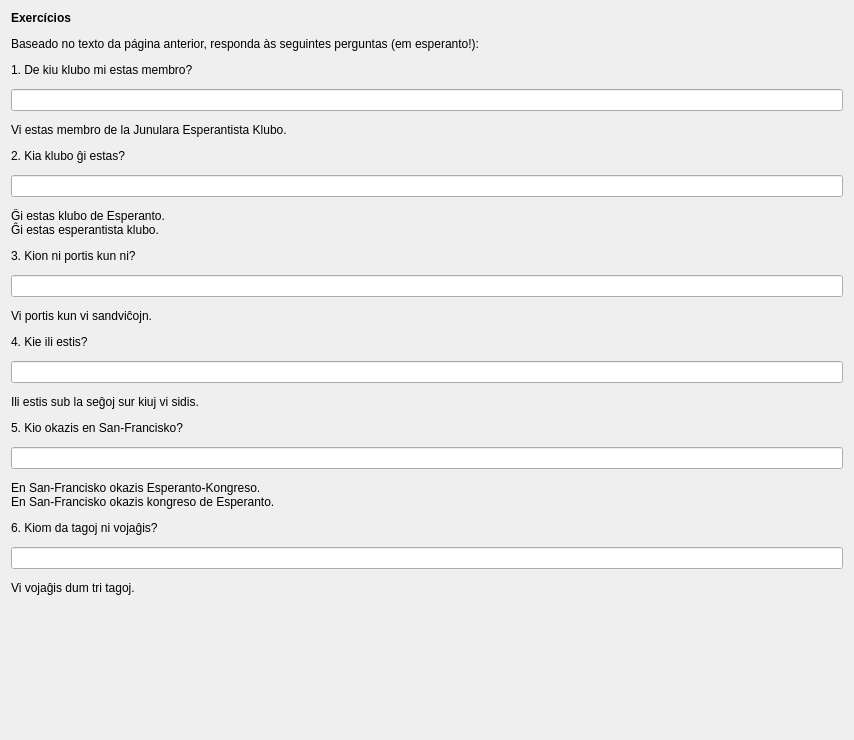
         <widget class="QWidget" name="scrollAreaWidgetContents_3">
          <property name="geometry">
           <rect>
            <x>0</x>
            <y>0</y>
            <width>854</width>
            <height>740</height>
           </rect>
          </property>
          <layout class="QVBoxLayout" name="verticalLayout_3">
           <property name="spacing">
            <number>12</number>
           </property>
           <item>
            <widget class="titolo" name="Lec07_Label4">
             <property name="sizePolicy">
              <sizepolicy hsizetype="Preferred" vsizetype="Maximum">
               <horstretch>0</horstretch>
               <verstretch>0</verstretch>
              </sizepolicy>
             </property>
             <property name="font">
              <font>
               <weight>75</weight>
               <bold>true</bold>
              </font>
             </property>
             <property name="text">
              <string>Exercícios</string>
             </property>
             <property name="wordWrap">
              <bool>true</bool>
             </property>
            </widget>
           </item>
           <item>
            <widget class="QLabel" name="Lec07_Label566">
             <property name="text">
              <string>Baseado no texto da página anterior, responda às seguintes perguntas (em esperanto!):</string>
             </property>
             <property name="wordWrap">
              <bool>true</bool>
             </property>
            </widget>
           </item>
           <item>
            <layout class="QVBoxLayout" name="verticalLayout_229">
             <item>
              <widget class="QLabel" name="Label385_4">
               <property name="text">
                <string>1. De kiu klubo mi estas membro?</string>
               </property>
               <property name="alignment">
                <set>Qt::AlignBottom|Qt::AlignLeading|Qt::AlignLeft</set>
               </property>
               <property name="wordWrap">
                <bool>true</bool>
               </property>
               <property name="buddy">
                <cstring>lineEdit_63</cstring>
               </property>
               <property name="lingvo" stdset="0">
                <string>eo</string>
               </property>
              </widget>
             </item>
             <item>
              <widget class="cx_edit" name="lineEdit_63">
               <property name="sizePolicy">
                <sizepolicy hsizetype="Preferred" vsizetype="Preferred">
                 <horstretch>0</horstretch>
                 <verstretch>0</verstretch>
                </sizepolicy>
               </property>
               <property name="maximumSize">
                <size>
                 <width>16777215</width>
                 <height>16777215</height>
                </size>
               </property>
              </widget>
             </item>
             <item>
              <widget class="korekta" name="label">
               <property name="text">
                <string>Vi estas membro de la Junulara Esperantista Klubo.</string>
               </property>
              </widget>
             </item>
            </layout>
           </item>
           <item>
            <layout class="QVBoxLayout" name="verticalLayout_230">
             <item>
              <widget class="QLabel" name="Label386_4">
               <property name="text">
                <string>2. Kia klubo ĝi estas?</string>
               </property>
               <property name="alignment">
                <set>Qt::AlignBottom|Qt::AlignLeading|Qt::AlignLeft</set>
               </property>
               <property name="wordWrap">
                <bool>true</bool>
               </property>
               <property name="buddy">
                <cstring>lineEdit_64</cstring>
               </property>
               <property name="lingvo" stdset="0">
                <string>eo</string>
               </property>
              </widget>
             </item>
             <item>
              <widget class="cx_edit" name="lineEdit_64">
               <property name="sizePolicy">
                <sizepolicy hsizetype="Preferred" vsizetype="Preferred">
                 <horstretch>0</horstretch>
                 <verstretch>0</verstretch>
                </sizepolicy>
               </property>
               <property name="maximumSize">
                <size>
                 <width>16777215</width>
                 <height>16777215</height>
                </size>
               </property>
              </widget>
             </item>
             <item>
              <widget class="korekta" name="label_2">
               <property name="text">
                <string>Ĝi estas klubo de Esperanto. 
Ĝi estas esperantista klubo.</string>
               </property>
              </widget>
             </item>
            </layout>
           </item>
           <item>
            <layout class="QVBoxLayout" name="verticalLayout_231">
             <item>
              <widget class="QLabel" name="Label387_4">
               <property name="text">
                <string>3. Kion ni portis kun ni?</string>
               </property>
               <property name="alignment">
                <set>Qt::AlignBottom|Qt::AlignLeading|Qt::AlignLeft</set>
               </property>
               <property name="wordWrap">
                <bool>true</bool>
               </property>
               <property name="buddy">
                <cstring>lineEdit_65</cstring>
               </property>
               <property name="lingvo" stdset="0">
                <string>eo</string>
               </property>
              </widget>
             </item>
             <item>
              <widget class="cx_edit" name="lineEdit_65">
               <property name="sizePolicy">
                <sizepolicy hsizetype="Preferred" vsizetype="Preferred">
                 <horstretch>0</horstretch>
                 <verstretch>0</verstretch>
                </sizepolicy>
               </property>
               <property name="maximumSize">
                <size>
                 <width>16777215</width>
                 <height>16777215</height>
                </size>
               </property>
              </widget>
             </item>
             <item>
              <widget class="korekta" name="label_3">
               <property name="text">
                <string>Vi portis kun vi sandviĉojn.</string>
               </property>
              </widget>
             </item>
            </layout>
           </item>
           <item>
            <layout class="QVBoxLayout" name="verticalLayout_232">
             <item>
              <widget class="QLabel" name="Label388_4">
               <property name="text">
                <string>4. Kie ili estis?</string>
               </property>
               <property name="alignment">
                <set>Qt::AlignBottom|Qt::AlignLeading|Qt::AlignLeft</set>
               </property>
               <property name="wordWrap">
                <bool>true</bool>
               </property>
               <property name="buddy">
                <cstring>lineEdit_66</cstring>
               </property>
               <property name="lingvo" stdset="0">
                <string>eo</string>
               </property>
              </widget>
             </item>
             <item>
              <widget class="cx_edit" name="lineEdit_66">
               <property name="sizePolicy">
                <sizepolicy hsizetype="Preferred" vsizetype="Preferred">
                 <horstretch>0</horstretch>
                 <verstretch>0</verstretch>
                </sizepolicy>
               </property>
               <property name="maximumSize">
                <size>
                 <width>16777215</width>
                 <height>16777215</height>
                </size>
               </property>
              </widget>
             </item>
             <item>
              <widget class="korekta" name="label_4">
               <property name="text">
                <string>Ili estis sub la seĝoj sur kiuj vi sidis.</string>
               </property>
              </widget>
             </item>
            </layout>
           </item>
           <item>
            <layout class="QVBoxLayout" name="verticalLayout_233">
             <item>
              <widget class="QLabel" name="Label389_4">
               <property name="text">
                <string>5. Kio okazis en San-Francisko?</string>
               </property>
               <property name="alignment">
                <set>Qt::AlignBottom|Qt::AlignLeading|Qt::AlignLeft</set>
               </property>
               <property name="wordWrap">
                <bool>true</bool>
               </property>
               <property name="buddy">
                <cstring>lineEdit_67</cstring>
               </property>
               <property name="lingvo" stdset="0">
                <string>eo</string>
               </property>
              </widget>
             </item>
             <item>
              <widget class="cx_edit" name="lineEdit_67">
               <property name="sizePolicy">
                <sizepolicy hsizetype="Preferred" vsizetype="Preferred">
                 <horstretch>0</horstretch>
                 <verstretch>0</verstretch>
                </sizepolicy>
               </property>
               <property name="maximumSize">
                <size>
                 <width>16777215</width>
                 <height>16777215</height>
                </size>
               </property>
              </widget>
             </item>
             <item>
              <widget class="korekta" name="label_5">
               <property name="text">
                <string>En San-Francisko okazis Esperanto-Kongreso. 
En San-Francisko okazis kongreso de Esperanto.</string>
               </property>
              </widget>
             </item>
            </layout>
           </item>
           <item>
            <layout class="QVBoxLayout" name="verticalLayout_234">
             <item>
              <widget class="QLabel" name="Label388_5">
               <property name="text">
                <string>6. Kiom da tagoj ni vojaĝis?</string>
               </property>
               <property name="alignment">
                <set>Qt::AlignBottom|Qt::AlignLeading|Qt::AlignLeft</set>
               </property>
               <property name="wordWrap">
                <bool>true</bool>
               </property>
               <property name="buddy">
                <cstring>lineEdit_68</cstring>
               </property>
               <property name="lingvo" stdset="0">
                <string>eo</string>
               </property>
              </widget>
             </item>
             <item>
              <widget class="cx_edit" name="lineEdit_68">
               <property name="sizePolicy">
                <sizepolicy hsizetype="Preferred" vsizetype="Preferred">
                 <horstretch>0</horstretch>
                 <verstretch>0</verstretch>
                </sizepolicy>
               </property>
               <property name="maximumSize">
                <size>
                 <width>16777215</width>
                 <height>16777215</height>
                </size>
               </property>
              </widget>
             </item>
             <item>
              <widget class="korekta" name="label_6">
               <property name="text">
                <string>Vi vojaĝis dum tri tagoj.</string>
               </property>
              </widget>
             </item>
            </layout>
           </item>
           <item alignment="Qt::AlignHCenter">
            <widget class="sendujo" name="frame">
             <property name="frameShape">
              <enum>QFrame::StyledPanel</enum>
             </property>
             <property name="frameShadow">
              <enum>QFrame::Raised</enum>
             </property>
            </widget>
           </item>
           <item>
            <spacer name="verticalSpacer_2">
             <property name="orientation">
              <enum>Qt::Vertical</enum>
             </property>
             <property name="sizeHint" stdset="0">
              <size>
               <width>20</width>
               <height>40</height>
              </size>
             </property>
            </spacer>
           </item>
          </layout>
         </widget>
